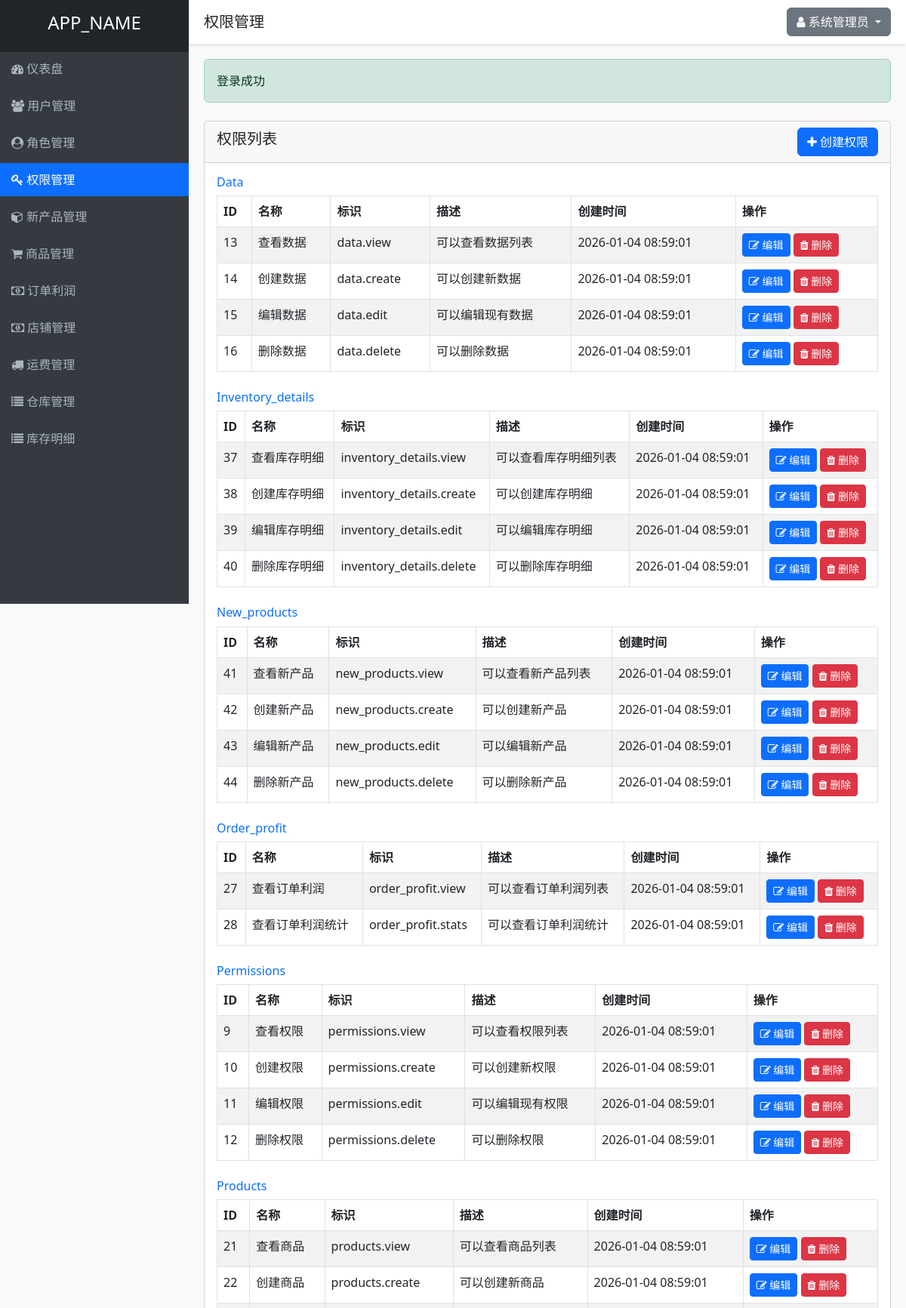
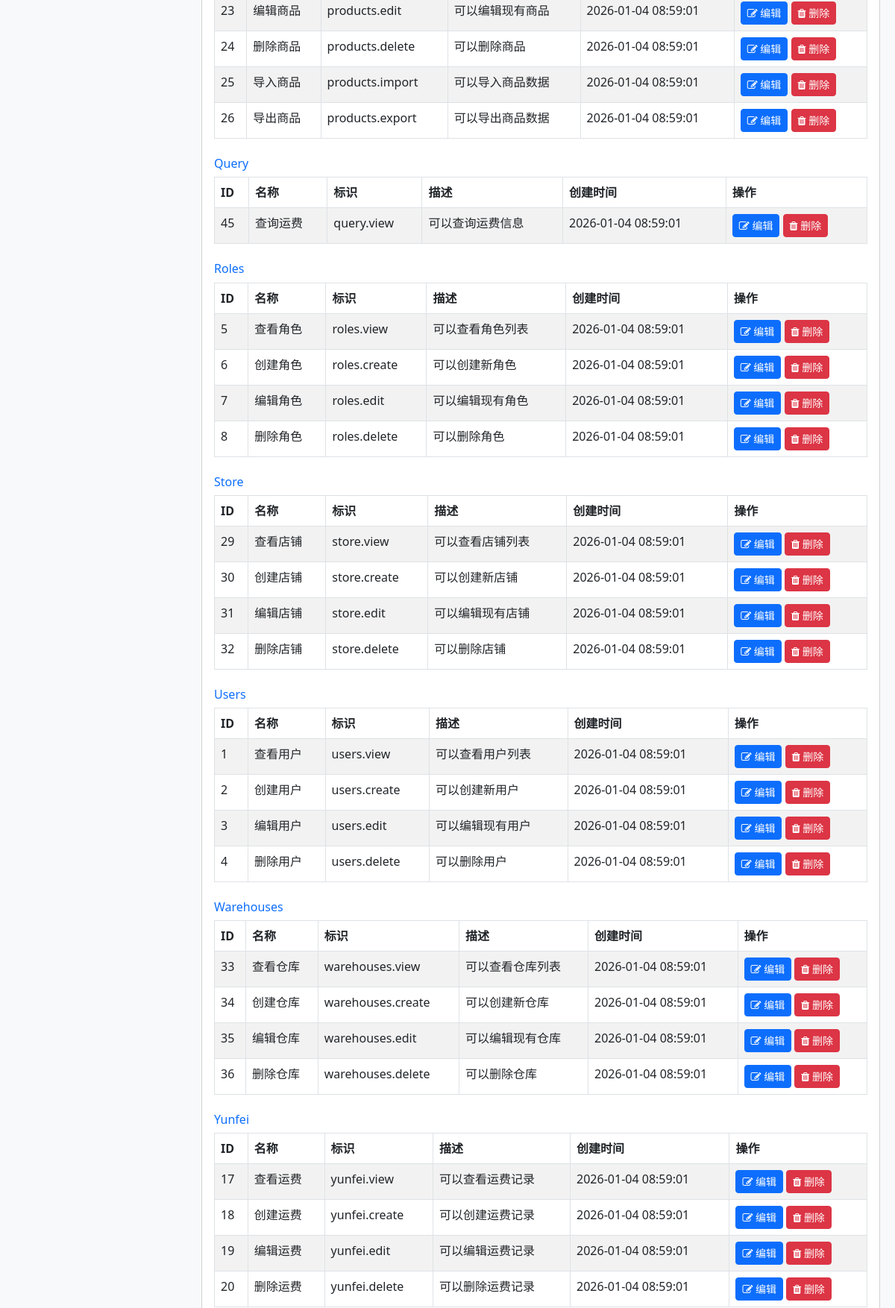
Page /permissions.php (signed in, upper part) on the committed database (2 pictures, top to bottom).
### tables this page shows
CREATE TABLE IF NOT EXISTS permissions (
    id INT AUTO_INCREMENT PRIMARY KEY,
    name VARCHAR(50) NOT NULL UNIQUE,
    slug VARCHAR(50) NOT NULL UNIQUE,
    description TEXT,
    module VARCHAR(50) NOT NULL,
    created_at TIMESTAMP DEFAULT CURRENT_TIMESTAMP,
    updated_at TIMESTAMP DEFAULT CURRENT_TIMESTAMP ON UPDATE CURRENT_TIMESTAMP
);

### controllers/PermissionController.php (called while the page is built, shortened)
<?php
require_once APP_ROOT . '/models/Permission.php';
require_once APP_ROOT . '/helpers/functions.php';
class PermissionController {
    private $permissionModel;
    public function __construct() {
        $this->permissionModel = new Permission();
    }
    public function index() {
        $permissions = $this->permissionModel->getAllByModule();
        include VIEWS_DIR . '/layouts/header.php';
        include VIEWS_DIR . '/permissions/index.php';
        include VIEWS_DIR . '/layouts/footer.php';
    }
}
?>

### helpers/functions.php (called while the page is built, shortened)
<?php
function isLoggedIn() {
    return isset($_SESSION['user_id']);
}
function getCurrentUserId() {
    return $_SESSION['user_id'] ?? null;
}
function hasPermission($permissionSlug) {
    require_once APP_ROOT . '/models/Permission.php';
    $permissionModel = new Permission();
    return $permissionModel->checkUserPermission(getCurrentUserId(), $permissionSlug);
}
?>

### includes/database.php (called while the page is built, shortened)
<?php
class Database {
    private static $instance = null;
    private $conn;
    private function __construct() {
        try {
            $this->conn = new PDO(
                "mysql:host=" . DB_HOST . ";dbname=" . DB_NAME . ";charset=utf8",
                DB_USER,
                DB_PASS,
                [
                    PDO::ATTR_ERRMODE => PDO::ERRMODE_EXCEPTION,
                    PDO::ATTR_DEFAULT_FETCH_MODE => PDO::FETCH_ASSOC,
                    PDO::ATTR_EMULATE_PREPARES => false
                ]
            );
        } catch(PDOException $e) {
            die("数据库连接失败: " . $e->getMessage());
        }
    }
    public static function getInstance() {
        if(self::$instance === null) {
            self::$instance = new Database();
        }
        return self::$instance;
    }
    public function query($sql, $params = []) {
        $stmt = $this->conn->prepare($sql);
        $stmt->execute($params);
        return $stmt;
    }
}
?>

### models/Permission.php (called while the page is built, shortened)
<?php
require_once APP_ROOT . '/includes/database.php';
class Permission {
    private $db;
    public function __construct() {
        $this->db = Database::getInstance();
    }
    public function getAll() {
        $sql = "SELECT * FROM permissions ORDER BY module, id";
        $stmt = $this->db->query($sql);
        return $stmt->fetchAll();
    }
    public function getAllByModule() {
        $permissions = $this->getAll();
        $grouped = [];
        foreach ($permissions as $permission) {
            $module = $permission['module'];
            if (!isset($grouped[$module])) {
                $grouped[$module] = [];
            }
            $grouped[$module][] = $permission;
        }
        return $grouped;
    }
    public function checkUserPermission($userId, $permissionSlug) {
        $sql = "SELECT COUNT(*) as count FROM permissions p
                JOIN role_permissions rp ON p.id = rp.permission_id
                JOIN user_roles ur ON rp.role_id = ur.role_id
                WHERE ur.user_id = ? AND p.slug = ?";
        $stmt = $this->db->query($sql, [$userId, $permissionSlug]);
        $result = $stmt->fetch();
        return $result['count'] > 0;
    }
}
?>

### views/permissions/index.php (the view)
<div class="row mt-4">
    <div class="col-md-12">
        <div class="card">
            <div class="card-header d-flex justify-content-between align-items-center">
                <h5>权限列表</h5>
                <?php if (hasPermission('permissions.create')): ?>
                    <a href="<?php echo APP_URL; ?>/permissions.php?action=create" class="btn btn-primary">
                        <i class="fa fa-plus"></i> 创建权限
                    </a>
                <?php endif; ?>
            </div>
            <div class="card-body">
                <?php foreach ($permissions as $module => $modulePermissions): ?>
                    <div class="mb-4">
                        <h6 class="text-primary"><?php echo ucfirst($module); ?></h6>
                        <table class="table table-bordered table-striped">
                            <thead>
                                <tr>
                                    <th>ID</th>
                                    <th>名称</th>
                                    <th>标识</th>
                                    <th>描述</th>
                                    <th>创建时间</th>
                                    <th>操作</th>
                                </tr>
                            </thead>
                            <tbody>
                                <?php foreach ($modulePermissions as $permission): ?>
                                    <tr>
                                        <td><?php echo $permission['id']; ?></td>
                                        <td><?php echo $permission['name']; ?></td>
                                        <td><?php echo $permission['slug']; ?></td>
                                        <td><?php echo $permission['description']; ?></td>
                                        <td><?php echo $permission['created_at']; ?></td>
                                        <td>
                                            <?php if (hasPermission('permissions.edit')): ?>
                                                <a href="<?php echo APP_URL; ?>/permissions.php?action=edit&id=<?php echo $permission['id']; ?>" class="btn btn-sm btn-primary">
                                                    <i class="fa fa-edit"></i> 编辑
                                                </a>
                                            <?php endif; ?>
                                            <?php if (hasPermission('permissions.delete')): ?>
                                                <a href="<?php echo APP_URL; ?>/permissions.php?action=delete&id=<?php echo $permission['id']; ?>" class="btn btn-sm btn-danger" onclick="return confirm('确定要删除这个权限吗？');">
                                                    <i class="fa fa-trash"></i> 删除
                                                </a>
                                            <?php endif; ?>
                                        </td>
                                    </tr>
                                <?php endforeach; ?>
                            </tbody>
                        </table>
                    </div>
                <?php endforeach; ?>
            </div>
        </div>
    </div>
</div>

### views/layouts/header.php (style rules this page uses)
body { background-color: #f8f9fa; }

### rows in the picture
permissions: id "13", name "查看数据", slug "data.view", description "可以查看数据列表", created_at "2026-01-04 08:59:01"
permissions: id "14", name "创建数据", slug "data.create", description "可以创建新数据", created_at "2026-01-04 08:59:01"
permissions: id "15", name "编辑数据", slug "data.edit", description "可以编辑现有数据", created_at "2026-01-04 08:59:01"
permissions: id "16", name "删除数据", slug "data.delete", description "可以删除数据", created_at "2026-01-04 08:59:01"
permissions: id "37", name "查看库存明细", slug "inventory_details.view", description "可以查看库存明细列表", created_at "2026-01-04 08:59:01"
permissions: id "38", name "创建库存明细", slug "inventory_details.create", description "可以创建库存明细", created_at "2026-01-04 08:59:01"
permissions: id "39", name "编辑库存明细", slug "inventory_details.edit", description "可以编辑库存明细", created_at "2026-01-04 08:59:01"
permissions: id "40", name "删除库存明细", slug "inventory_details.delete", description "可以删除库存明细", created_at "2026-01-04 08:59:01"
permissions: id "41", name "查看新产品", slug "new_products.view", description "可以查看新产品列表", created_at "2026-01-04 08:59:01"
permissions: id "42", name "创建新产品", slug "new_products.create", description "可以创建新产品", created_at "2026-01-04 08:59:01"
permissions: id "43", name "编辑新产品", slug "new_products.edit", description "可以编辑新产品", created_at "2026-01-04 08:59:01"
permissions: id "44", name "删除新产品", slug "new_products.delete", description "可以删除新产品", created_at "2026-01-04 08:59:01"
permissions: id "27", name "查看订单利润", slug "order_profit.view", description "可以查看订单利润列表", created_at "2026-01-04 08:59:01"
permissions: id "28", name "查看订单利润统计", slug "order_profit.stats", description "可以查看订单利润统计", created_at "2026-01-04 08:59:01"
permissions: id "9", name "查看权限", slug "permissions.view", description "可以查看权限列表", created_at "2026-01-04 08:59:01"
permissions: id "10", name "创建权限", slug "permissions.create", description "可以创建新权限", created_at "2026-01-04 08:59:01"
permissions: id "11", name "编辑权限", slug "permissions.edit", description "可以编辑现有权限", created_at "2026-01-04 08:59:01"
permissions: id "12", name "删除权限", slug "permissions.delete", description "可以删除权限", created_at "2026-01-04 08:59:01"
permissions: id "21", name "查看商品", slug "products.view", description "可以查看商品列表", created_at "2026-01-04 08:59:01"
permissions: id "22", name "创建商品", slug "products.create", description "可以创建新商品", created_at "2026-01-04 08:59:01"
permissions: id "23", name "编辑商品", slug "products.edit", description "可以编辑现有商品", created_at "2026-01-04 08:59:01"
permissions: id "24", name "删除商品", slug "products.delete", description "可以删除商品", created_at "2026-01-04 08:59:01"
permissions: id "25", name "导入商品", slug "products.import", description "可以导入商品数据", created_at "2026-01-04 08:59:01"
permissions: id "26", name "导出商品", slug "products.export", description "可以导出商品数据", created_at "2026-01-04 08:59:01"
permissions: id "45", name "查询运费", slug "query.view", description "可以查询运费信息", created_at "2026-01-04 08:59:01"
permissions: id "5", name "查看角色", slug "roles.view", description "可以查看角色列表", created_at "2026-01-04 08:59:01"
permissions: id "6", name "创建角色", slug "roles.create", description "可以创建新角色", created_at "2026-01-04 08:59:01"
permissions: id "7", name "编辑角色", slug "roles.edit", description "可以编辑现有角色", created_at "2026-01-04 08:59:01"
permissions: id "8", name "删除角色", slug "roles.delete", description "可以删除角色", created_at "2026-01-04 08:59:01"
permissions: id "29", name "查看店铺", slug "store.view", description "可以查看店铺列表", created_at "2026-01-04 08:59:01"
permissions: id "30", name "创建店铺", slug "store.create", description "可以创建新店铺", created_at "2026-01-04 08:59:01"
permissions: id "31", name "编辑店铺", slug "store.edit", description "可以编辑现有店铺", created_at "2026-01-04 08:59:01"
permissions: id "32", name "删除店铺", slug "store.delete", description "可以删除店铺", created_at "2026-01-04 08:59:01"
permissions: id "1", name "查看用户", slug "users.view", description "可以查看用户列表", created_at "2026-01-04 08:59:01"
permissions: id "2", name "创建用户", slug "users.create", description "可以创建新用户", created_at "2026-01-04 08:59:01"
permissions: id "3", name "编辑用户", slug "users.edit", description "可以编辑现有用户", created_at "2026-01-04 08:59:01"
permissions: id "4", name "删除用户", slug "users.delete", description "可以删除用户", created_at "2026-01-04 08:59:01"
permissions: id "33", name "查看仓库", slug "warehouses.view", description "可以查看仓库列表", created_at "2026-01-04 08:59:01"
permissions: id "34", name "创建仓库", slug "warehouses.create", description "可以创建新仓库", created_at "2026-01-04 08:59:01"
permissions: id "35", name "编辑仓库", slug "warehouses.edit", description "可以编辑现有仓库", created_at "2026-01-04 08:59:01"
permissions: id "36", name "删除仓库", slug "warehouses.delete", description "可以删除仓库", created_at "2026-01-04 08:59:01"
permissions: module "Yunfei", id "20", name "删除运费", slug "yunfei.delete", description "可以删除运费记录", created_at "2026-01-04 08:59:01"
permissions: id "17", name "查看运费", slug "yunfei.view", description "可以查看运费记录", created_at "2026-01-04 08:59:01"
permissions: id "18", name "创建运费", slug "yunfei.create", description "可以创建运费记录", created_at "2026-01-04 08:59:01"
permissions: id "19", name "编辑运费", slug "yunfei.edit", description "可以编辑运费记录", created_at "2026-01-04 08:59:01"

### other values in the picture
APP_NAME "APP_NAME"
$title "权限管理"
$_SESSION['full_name'] "系统管理员"
$success "登录成功"
$module "Data"
$module "Inventory_details"
$module "New_products"
$module "Order_profit"
$module "Permissions"
$module "Products"
$module "Query"
$module "Roles"
$module "Store"
$module "Users"
$module "Warehouses"
